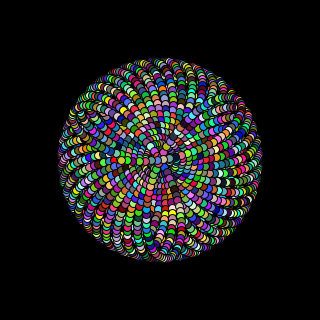
Frame 1 (no input)
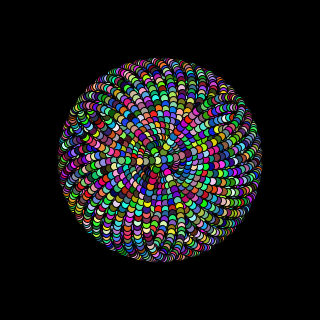
Frame 2 (the mouse pressed at the canvas centre, redrawn once)

The Processing sketch that drew these frames (run headless with seeded random() and noise(); the mouse was pressed at the canvas centre and the sketch redrawn once):

// Processing sketch: processing_7367
// ── processing_7367.pde

float n = PI;      // n = 2 , 3, 4, 5, 1/2, e, PI, sqrt(2) etc
float a = 99f;
float k = 10f;

void setup() {
  size(320,320);
  background(255);
  smooth();
  noLoop();
}

void draw() {
  background(0);
  for(float t = -8*PI; t <= 8*PI; t += 0.02) {
//    float r = k*sqrt(a * sin(n * t));
      float r = a * sin(n * t);
//      float r = a * cos(n * t);

    // Polar to Cartesian conversion
    float x = r * cos(t) + width/2;
    float y = r * sin(t) + height/2;
    
    fill(random(255), random(255), random(255)); 

//    point(x, y);
//    rect(x, y, 1, 1);
    ellipse(x, y, 8, 8);
  }
}
